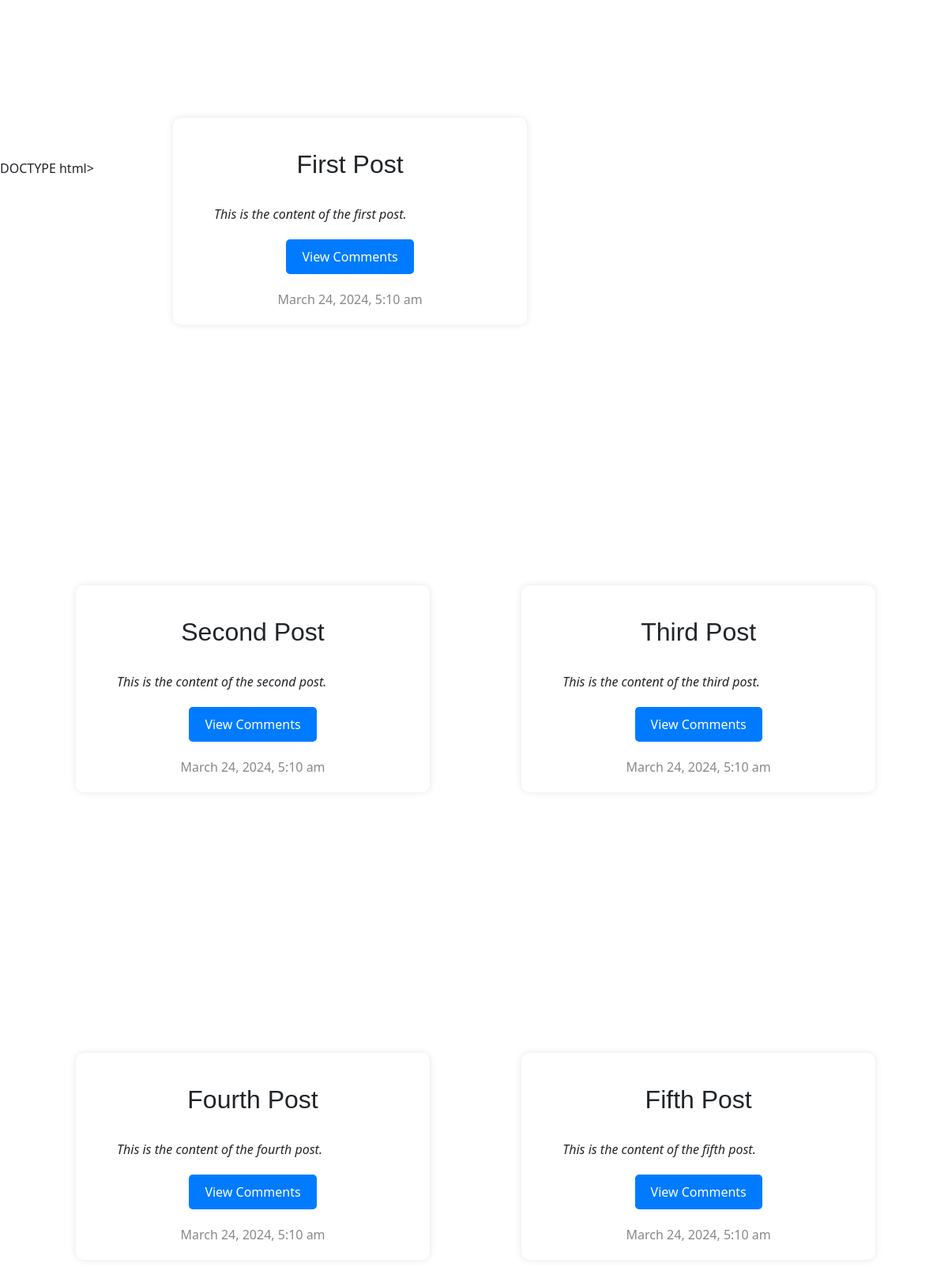
Screenshot of /displayPosts.php with the database file from the repository.
### tables this page shows
CREATE TABLE POSTS (
  id INT PRIMARY KEY AUTO_INCREMENT NOT NULL,
  title varchar(255),
  content varchar(1000),
  creator varchar(15) NOT NULL,
  creatorId INT NOT NULL,
  dislikes int,
  views int,
  img LONGBLOB DEFAULT NULL,
  created_at TIMESTAMP DEFAULT CURRENT_TIMESTAMP,
  theme varchar(255) DEFAULT NULL,
  FOREIGN KEY (creatorId) REFERENCES USER(id)
);

### displayposts.php (the view, shortened to what this page needs)
<html lang="en">
<head>
    <link rel="stylesheet" href="css/pageheader.css" />
    <link rel="stylesheet" href="css/profile.css?v=<?php echo time(); ?>">
    <link href="https://cdn.jsdelivr.net/npm/bootstrap@5.3.2/dist/css/bootstrap.min.css" rel="stylesheet">
</head>
<?php
require_once 'server/configure.php';
try {
    $sql = "SELECT p.title, p.content, p.created_at, u.profilePhoto
            FROM POSTS p
            INNER JOIN USER u ON p.creatorId = u.id
            ORDER BY p.created_at DESC";
    $stmt = $pdo->query($sql);
    $posts = $stmt->fetchAll(PDO::FETCH_ASSOC);
} catch (PDOException $e) {
    echo "Error: " . $e->getMessage();
}
?>
<body>
<?php foreach ($posts as $post): ?>
    <div class="post-section">
        <div class="post-container">
            <h2 class="post-title"><?php echo $post['title']; ?></h2>
            <p class="post-content"><?php echo $post['content']; ?></p>
            <button class="view-comment-button">View Comments</button>
            <div class="post-footer"><?php echo date("F j, Y, g:i a", strtotime($post['created_at'])); ?></div>
        </div>
    </div>
<?php endforeach; ?>
</body>
</html>

### css/pageheader.css (style rules this page uses)
body { margin: 0; padding: 0; }

### css/profile.css (style rules this page uses)
body , html { margin: 0; padding: 0; width: 100%; }
.post-section { width: 40vw; height: 50vh; display: inline-flex; justify-content: center; align-items: center; flex-direction: row; margin: 5em 0em 7em 5em; }
.post-container { max-width: 100%; padding: 20px; background-color: white; border-radius: 10px; box-shadow: 0 0 10px rgba(0, 0, 0, 0.1); width: inherit; margin: 0 1em 0 1em; }
.post-title { font-family:'Trebuchet MS', 'Lucida Sans Unicode', 'Lucida Grande', 'Lucida Sans', Arial, sans-serif; text-align: center; margin-top: 20px; }
.post-content { font-style: oblique; margin: 2em 0em 0em 2em; }
.view-comment-button { display: block; margin: 20px auto; padding: 10px 20px; background-color: #007bff; color: white; border: none; border-radius: 5px; cursor: pointer; }
.post-footer { text-align: center; margin-top: 20px; color: #888; }

### rows the page displays
posts: title "First Post", content "This is the content of the first post.", created_at "March 24, 2024, 5:10 am"
posts: title "Second Post", content "This is the content of the second post.", created_at "March 24, 2024, 5:10 am"
posts: title "Third Post", content "This is the content of the third post.", created_at "March 24, 2024, 5:10 am"
posts: title "Fourth Post", content "This is the content of the fourth post.", created_at "March 24, 2024, 5:10 am"
posts: title "Fifth Post", content "This is the content of the fifth post.", created_at "March 24, 2024, 5:10 am"
